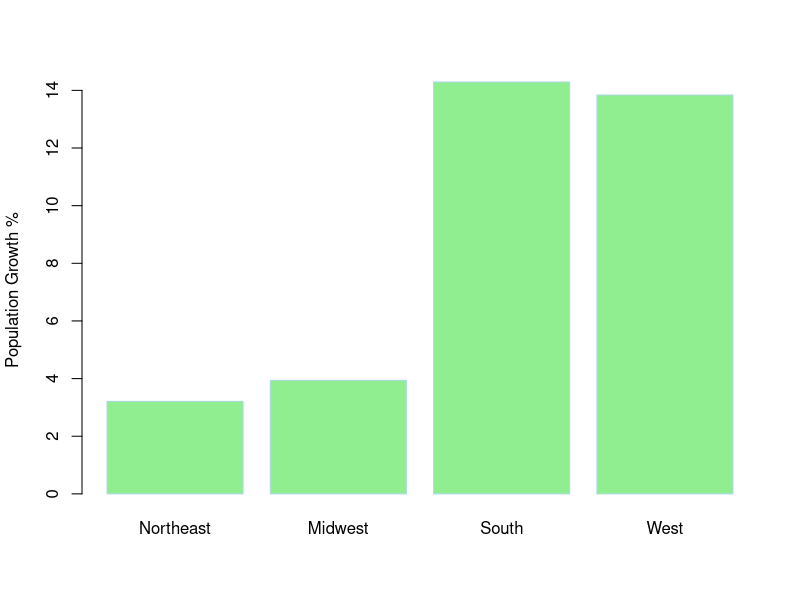
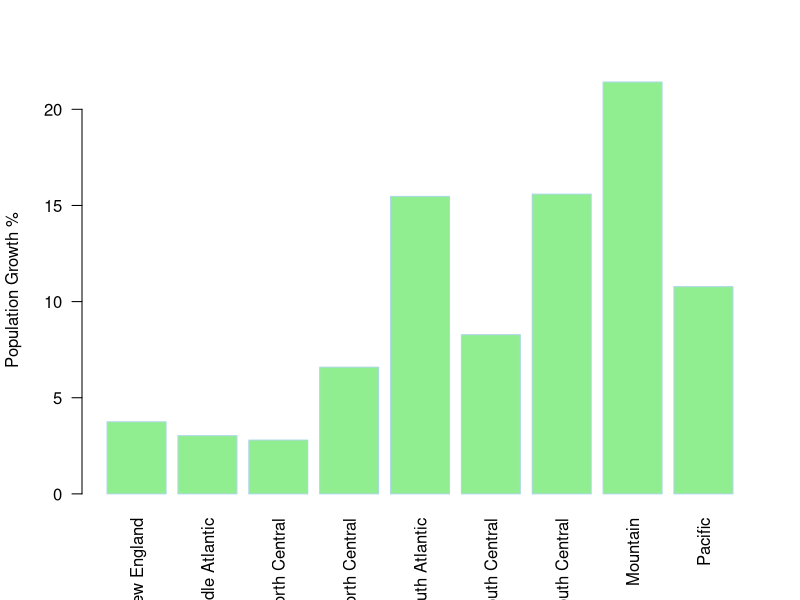

Write R code to recreate these figures, in order.

basename_reg <-c("Northeast", "Midwest", "South", "West")
pop_reg <- c(3.21, 3.94, 14.29, 13.84)
barplot(pop_reg, names.arg = basename_reg, ylab="Population Growth %", col="lightgreen", border = "lightblue")


basename_div <- c("New England", "Middle Atlantic", "East North Central", "West North Central", "South Atlantic", 
                  "East South Central", "West South Central", "Mountain", "Pacific")
pop_div <-c(3.75, 3.03, 2.80, 6.59, 15.47, 8.28, 15.59, 21.42, 10.78)
barplot(pop_div, names.arg = basename_div, ylab="Population Growth %", col="lightgreen", border = "lightblue", las=2)
